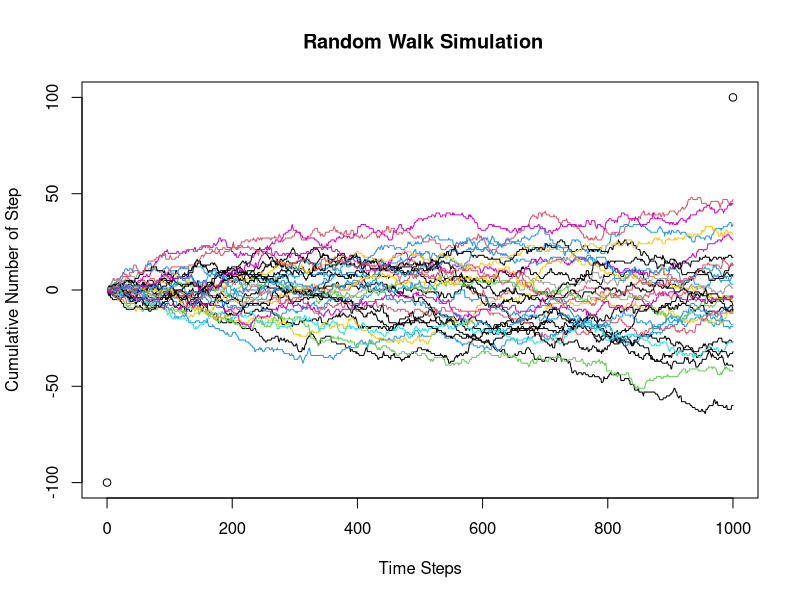

Generate this figure with R:
# random walk
# https://www.analyticsvidhya.com/blog/2021/02/markov-chain-mathematical-formulation-intuitive-explanation-applications/

plot(c(0,1000),c(-100,100), 
     xlab = "Time Steps", 
     ylab = "Cumulative Number of Step" , 
     main = " Random Walk Simulation")

for (i in 1:30) {
  x <- as.integer(rnorm(1000))
  lines(cumsum(x), type = "l", col=sample(1:10,1)) 
}

# check other methods to produce a 'random walk' trend 